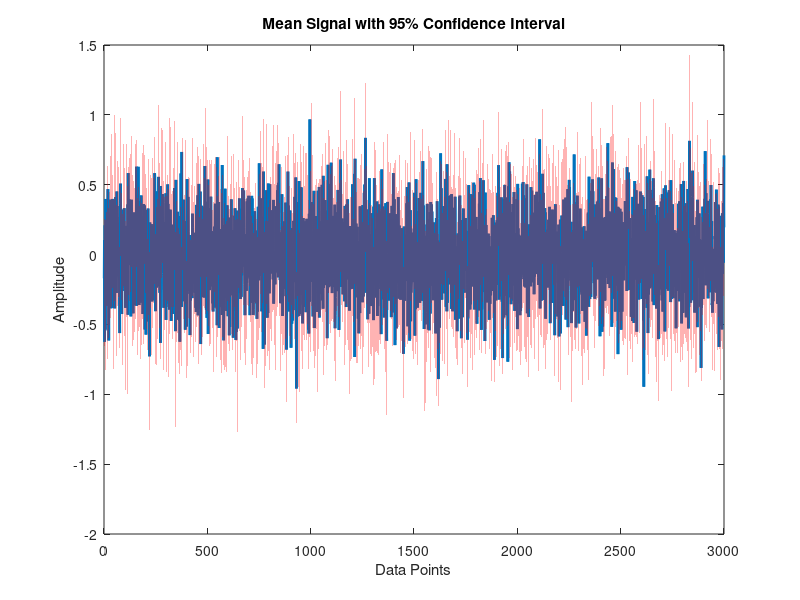

MATLAB code for this plot:


% Assume signals is a matrix where each row is a signal [15 x N] (15 signals, N points per signal)
N = 3000;  % Length of each signal
signals = randn(15, N);  % Replace with actual signals data

% Step 1: Compute the mean across all signals
mean_signal = mean(signals, 1);

% Step 2: Compute the standard deviation across all signals at each point
std_signal = std(signals, 0, 1);

% Step 3: Compute the standard error of the mean (SEM)
n_signals = size(signals, 1);
sem_signal = std_signal / sqrt(n_signals);

% Step 4: Compute the t-statistic for 95% confidence interval with (n-1) degrees of freedom
confidence_level = 0.95;
t_value = tinv(confidence_level + (1-confidence_level)/2, n_signals - 1);

% Step 5: Compute the margin of error for the 95% confidence interval
margin_of_error = t_value * sem_signal;

% Step 6: Plot the mean signal and the 95% confidence interval
x = 1:N;  % Time or data point axis

figure;
plot(x, mean_signal, 'LineWidth', 2);  % Plot the mean signal
hold on;

% Plot the confidence interval as a shaded area
fill([x, fliplr(x)], [mean_signal + margin_of_error, fliplr(mean_signal - margin_of_error)], ...
    'r', 'FaceAlpha', 0.3, 'EdgeColor', 'none');

xlabel('Data Points');
ylabel('Amplitude');
title('Mean Signal with 95% Confidence Interval');
hold off;